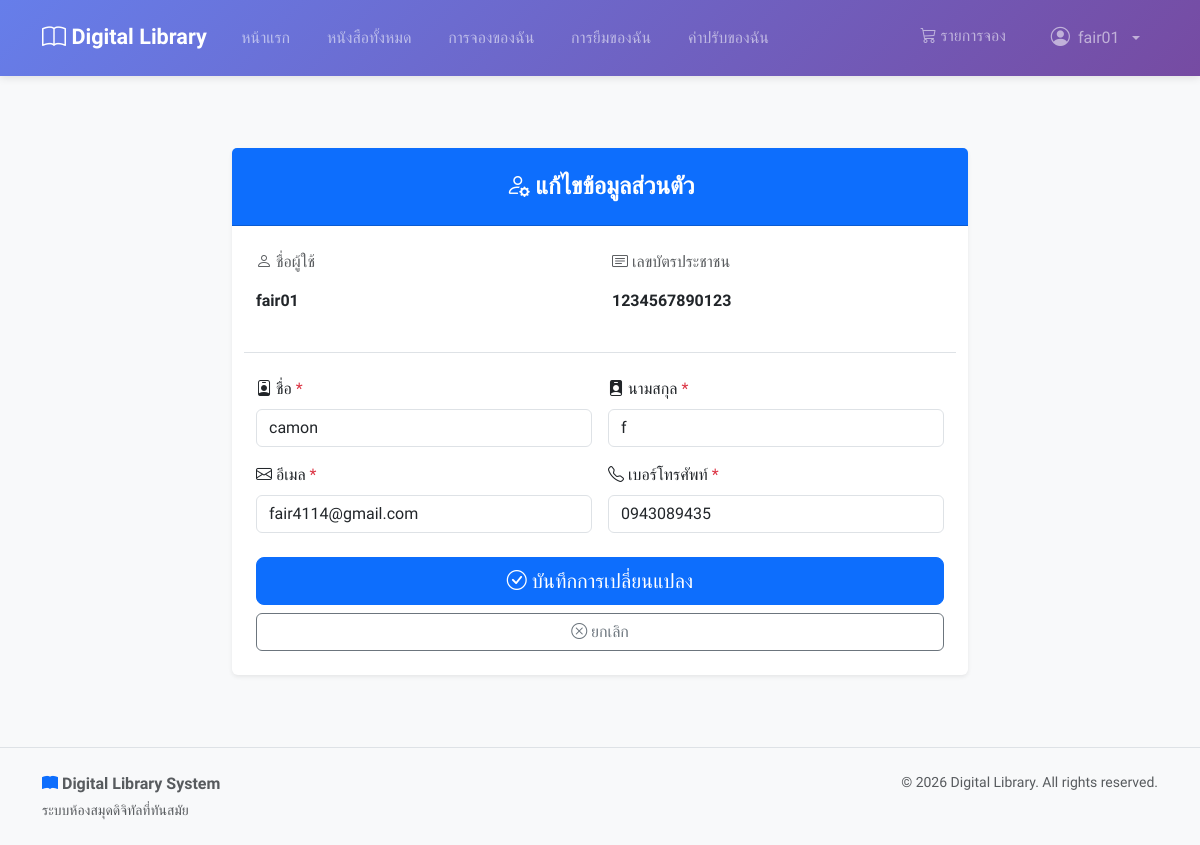
/profile/edit/ (signed in), run on the app's committed database.
### users/models.py (models this page shows, shortened)
class User(AbstractUser):
    phone_number = models.CharField(max_length=10, null=False, blank=False)
    citizen_id = models.CharField(
    max_length=13,
    unique=True,
    null=False,
    blank=False,
    validators=[
        RegexValidator(
            regex=r'^\d{13}$',
            message='Citizen ID must be exactly 13 digits'
        )
    ])

### users/views.py (the view)
# urls.py: path('profile/edit/', views.profile_edit_view, name='profile_edit'),
@login_required
def profile_edit_view(request):
    if request.method == 'POST':
        form = UserProfileForm(request.POST, instance=request.user)
        if form.is_valid():
            form.save()
            messages.success(request, 'แก้ไขข้อมูลส่วนตัวสำเร็จ')
            return redirect('users:profile_edit')
        else:
            messages.error(request, 'กรุณาตรวจสอบข้อมูลที่กรอกและลองใหม่อีกครั้ง')
    else:
        form = UserProfileForm(instance=request.user)
    return render(request, 'users/profile_edit.html', {'form': form})

### users/forms.py (shortened to what this page needs)
class UserProfileForm(forms.ModelForm):
    email = forms.EmailField(
        required=True,
        widget=forms.EmailInput(attrs={
            'class': 'form-control',
            'placeholder': 'Email'
        })
    )
    phone_number = forms.CharField(
        max_length=10,
        required=True,
        widget=forms.TextInput(attrs={
            'class': 'form-control',
            'placeholder': 'เบอร์โทรศัพท์ (10 หลัก)'
        })
    )
    class Meta:
        model = User
        fields = ['email', 'first_name', 'last_name', 'phone_number']
        widgets = {
            'first_name': forms.TextInput(attrs={
                'class': 'form-control',
                'placeholder': 'ชื่อ'
            }),
            'last_name': forms.TextInput(attrs={
                'class': 'form-control',
                'placeholder': 'นามสกุล'
            }),
        }
    def __init__(self, *args, **kwargs):
        super().__init__(*args, **kwargs)
        self.fields['first_name'].required = True
        self.fields['last_name'].required = True
        self.fields['phone_number'].required = True

### books/cart.py (called while the page is built)
    def count(self):
        return len(self.cart)

### books/context_processors.py (called while the page is built, shortened)
def cart_context(request):
    cart = Cart(request)
    confirmed_holds_count = 0
    pending_holds_count = 0
    expired_holds_count = 0
    if request.user.is_authenticated:
        from holds.models import Hold
        from django.utils import timezone
        confirmed_holds_count = Hold.objects.filter(
            user=request.user,
            status='confirmed'
        ).count()
    return {
        'cart_count': cart.count(),
        'confirmed_holds_count': confirmed_holds_count,
        'pending_holds_count': pending_holds_count,
        'expired_holds_count': expired_holds_count,
    }

### templates/users/profile_edit.html (shortened to what this page needs)
{% extends "base.html" %}
{% block content %}
    <div class="container mt-5">
        <div class="row justify-content-center">
            <div class="col-md-8">
                <div class="card shadow-sm border-0">
                    <div class="card-header bg-primary text-white text-center py-4">
                        <h4 class="mb-0 fw-semibold">
                            <i class="bi bi-person-gear"></i> แก้ไขข้อมูลส่วนตัว
                        </h4>
                    </div>
                    <div class="card-body p-4">
                        <div class="row mb-4 pb-3 border-bottom">
                            <div class="col-md-6 mb-3">
                                <label class="form-label fw-medium text-muted">
                                    <i class="bi bi-person"></i> ชื่อผู้ใช้
                                </label>
                                <div class="form-control-plaintext fw-semibold">{{ user.username }}</div>
                            </div>
                            <div class="col-md-6 mb-3">
                                <label class="form-label fw-medium text-muted">
                                    <i class="bi bi-card-text"></i> เลขบัตรประชาชน
                                </label>
                                <div class="form-control-plaintext fw-semibold">{{ user.citizen_id }}</div>
                            </div>
                        </div>
                        <form method="post" novalidate>
                            <div class="row g-3">
                                <div class="col-md-6">
                                    <label for="{{ form.first_name.id_for_label }}" class="form-label fw-medium">
                                        <i class="bi bi-person-badge"></i> ชื่อ <span class="text-danger">*</span>
                                    </label>
                                    {{ form.first_name }}
                                </div>
                                <div class="col-md-6">
                                    <label for="{{ form.last_name.id_for_label }}" class="form-label fw-medium">
                                        <i class="bi bi-person-badge-fill"></i> นามสกุล <span class="text-danger">*</span>
                                    </label>
                                    {{ form.last_name }}
                                </div>
                                <div class="col-md-6">
                                    <label for="{{ form.email.id_for_label }}" class="form-label fw-medium">
                                        <i class="bi bi-envelope"></i> อีเมล <span class="text-danger">*</span>
                                    </label>
                                    {{ form.email }}
                                </div>
                                <div class="col-md-6">
                                    <label for="{{ form.phone_number.id_for_label }}"
                                           class="form-label fw-medium">
                                        <i class="bi bi-telephone"></i> เบอร์โทรศัพท์ <span class="text-danger">*</span>
                                    </label>
                                    {{ form.phone_number }}
                                </div>
                            </div>
                            <div class="d-grid gap-2 mt-4">
                                <button type="submit" class="btn btn-primary btn-lg">
                                    <i class="bi bi-check-circle"></i> บันทึกการเปลี่ยนแปลง
                                </button>
                                <a href="{% url 'home' %}" class="btn btn-outline-secondary">
                                    <i class="bi bi-x-circle"></i> ยกเลิก
                                </a>
                            </div>
                        </form>
                    </div>
                </div>
            </div>
        </div>
    </div>
{% endblock content %}

### templates/base.html (shortened to what this page needs)
{% load static %}
<!DOCTYPE html>
<html lang="th">
    <head>
        <link href="https://cdn.jsdelivr.net/npm/bootstrap@5.3.8/dist/css/bootstrap.min.css"
              rel="stylesheet"
>
        <link rel="stylesheet"
              href="https://cdn.jsdelivr.net/npm/bootstrap-icons@1.10.0/font/bootstrap-icons.css">
        <link rel="stylesheet" href="{% static 'css/base.css' %}">
        <link rel="stylesheet" href="{% static 'css/global.css' %}">
    </head>
    <body>
        <nav class="navbar navbar-expand-lg navbar-dark bg-primary">
            <div class="container">
                <a class="navbar-brand" href="{% url 'home' %}">
                    <i class="bi bi-book"></i> Digital Library
                </a>
                <div class="collapse navbar-collapse" id="navbarNav">
                    <ul class="navbar-nav me-auto">
                        <li class="nav-item">
                            <a class="nav-link" href="{% url 'home' %}">หน้าแรก</a>
                        </li>
                        <li class="nav-item">
                            <a class="nav-link" href="{% url 'books:book_list' %}">หนังสือทั้งหมด</a>
                        </li>
                        {% if user.is_authenticated %}
                            <li class="nav-item">
                                <a class="nav-link {% if confirmed_holds_count > 0 %}cart-link{% endif %}"
                                   href="{% url 'holds:my_holds' %}">
                                    การจองของฉัน
                                </a>
                            </li>
                            <li class="nav-item">
                                <a class="nav-link" href="{% url 'loans:my_loans' %}">การยืมของฉัน</a>
                            </li>
                            <li class="nav-item">
                                <a class="nav-link" href="{% url 'fines:my_fines' %}">ค่าปรับของฉัน</a>
                            </li>
                        {% endif %}
                    </ul>
                    <ul class="navbar-nav">
                        {% if user.is_authenticated %}
                            <li class="nav-item">
                                <a class="nav-link cart-link" href="{% url 'books:view_cart' %}">
                                    <i class="bi bi-cart3"></i> รายการจอง
                                </a>
                            </li>
                            <li class="nav-item dropdown">
                                <a class="nav-link dropdown-toggle"
                                   href="#"
                                   id="userDropdown"
                                   role="button"
                                   data-bs-toggle="dropdown">
                                    <i class="bi bi-person-circle"></i> {{ user.username }}
                                </a>
                            </li>
                        {% endif %}
                    </ul>
                </div>
            </div>
        </nav>
        <main class="py-4">
            {% block content %}
            {% endblock content %}
        </main>
        <footer class="bg-light mt-5 py-4 border-top">
            <div class="container">
                <div class="row">
                    <div class="col-md-6 text-center text-md-start">
                        <p class="text-muted mb-1">
                            <i class="bi bi-book-fill text-primary"></i>
                            <strong>Digital Library System</strong>
                        </p>
                        <p class="text-muted small mb-0">ระบบห้องสมุดดิจิทัลที่ทันสมัย</p>
                    </div>
                    <div class="col-md-6 text-center text-md-end">
                        <p class="text-muted small mb-0">© 2026 Digital Library. All rights reserved.</p>
                    </div>
                </div>
            </div>
        </footer>
        {% include "includes/toast.html" %}
    </body>
</html>

### static/css/base.css (style rules this page uses)
body { font-family: "Prompt", sans-serif; min-height: 100vh; display: flex; flex-direction: column; background-color: #f8f9fa; }
.navbar { box-shadow: 0 2px 8px rgba(0, 0, 0, 0.1); padding: 0.75rem 0; transition: all 0.3s ease; background: linear-gradient(135deg, #667eea 0%, #764ba2 100%); }
.navbar-brand { font-weight: 600; font-size: 1.35rem; transition: transform 0.2s ease; padding: 0.5rem 0; }
.navbar-brand i { font-size: 1.5rem; vertical-align: middle; }
.nav-link { font-weight: 400; font-size: 1rem; padding: 0.5rem 1rem !important; border-radius: 0.5rem; transition: all 0.2s ease; margin: 0 0.15rem; }
.cart-link { position: relative; padding-right: 1.5rem !important; }
.nav-item.dropdown .nav-link { display: flex; align-items: center; gap: 0.5rem; }
.nav-item.dropdown .nav-link i { font-size: 1.2rem; }
main { flex: 1; }
footer { margin-top: auto; }

### data on the page
User: username "fair01", citizen_id "1234567890123", first_name "camon", last_name "f", email "fair4114@gmail.com", phone_number "0943089435"
